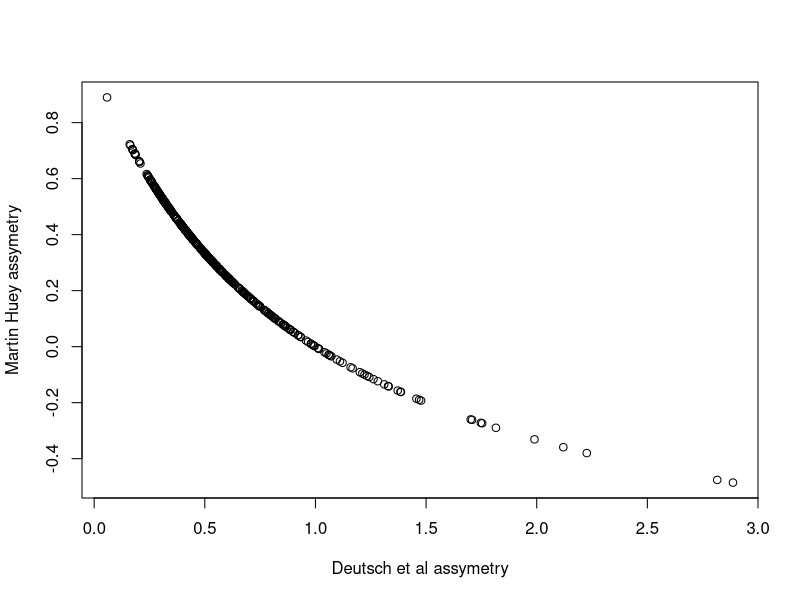
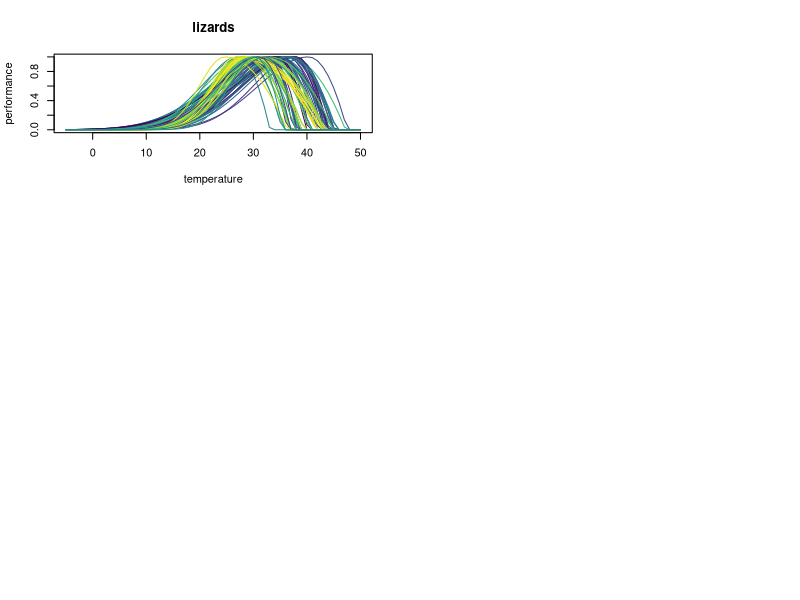

The R source for these figures, in order: (Note: this script raises an error after producing the figures.)
library(ggplot2)

#load data
setwd("/Volumes/GoogleDrive/Shared Drives/TrEnCh/Projects/ThermalStress/data/CTlimits/")
tpc=read.csv("tpcs.csv")
#drop data without all metrics
tpc= subset(tpc, !is.na(tpc$CTmin) & !is.na(tpc$Topt) & !is.na(tpc$CTmax) )

#calculate asymetry
tpc$asym= (tpc$CTmax - tpc$Topt)/(tpc$Topt- tpc$CTmin )
#OR INVERSE: tpc$asym= (tpc$Topt- tpc$CTmin )/(tpc$CTmax - tpc$Topt)
tpc$asym2= (2*tpc$Topt-tpc$CTmax - tpc$CTmin)/(tpc$CTmax-tpc$CTmin )
#check relationship of assymetry metrics
plot(tpc$asym,tpc$asym2, ylab="Martin Huey assymetry", xlab="Deutsch et al assymetry")

#calculate declining breadth
tpc$CTmax.Topt.breadth= tpc$CTmax - tpc$Topt

#Convert to thermodynamic scale
#E=0.757 #eV
#k= 1.38*10^-23 #J K^-1
#k=8.617* 10^-5 #eV K^-1
#function using temp in C
thermo.temp= function(t, E=0.757, k=8.617* 10^-5) exp(-E/(k*(t+273.15))) 

tpc$CTmax.Topt.breadth.thermo= thermo.temp(tpc$CTmax) - thermo.temp(tpc$Topt)
tpc$asym.thermo= (thermo.temp(tpc$CTmax) - thermo.temp(tpc$Topt))/(thermo.temp(tpc$Topt)- thermo.temp(tpc$CTmin) )

#================
#Plots
#PLOT TPCs

#Deutsch et al. TPC
#Performance Curve Function from Deutsch et al. 2008
tpc.plot= function(T,Topt,CTmin, CTmax){
  F=T
  F[]=NA
  sigma= (Topt-CTmin)/4
  F[T<=Topt & !is.na(T)]= exp(-((T[T<=Topt & !is.na(T)]-Topt)/(2*sigma))^2) 
  F[T>Topt & !is.na(T)]= 1- ((T[T>Topt & !is.na(T)]-Topt)/(Topt-CTmax))^2
  #set negetative to zero
  F[F<0]<-0
  
  return(F)
}

library(viridis)
temps=-5:50

par(mfrow=c(3,2))
taxas= c("lizards","lizards_Tp","insects","flies","plankton")
for(taxa in 1:5){
  
tpc.sub= tpc[which(tpc$taxa==taxas[taxa]),]
#add a column of color values based on assymetry values
tpc.sub$col <- viridis(20)[as.numeric(cut(tpc.sub$asym,breaks = quantile(tpc.sub$asym, probs = seq(0, 1, 0.05)) ))]

plot(temps, tpc.plot(temps, Topt=tpc.sub[1,"Topt"] , CTmin=tpc.sub[1,"CTmin"], CTmax=tpc.sub[1,"CTmax"]), type="l", xlab="temperature",ylab="performance", main=taxas[taxa])
for(r in 2:nrow(tpc.sub)) points(temps, tpc.plot(temps, Topt=tpc.sub[r,"Topt"] , CTmin=tpc.sub[r,"CTmin"], CTmax=tpc.sub[r,"CTmax"]), type="l", col=tpc.sub[r,"col"]) 
}

#-----------
#PLOT RELATIONSHIPS
#assymetry vs Topt
ggplot(tpc) + aes(x=Topt, y = asym2, color=habitat)+geom_point()+facet_wrap(~taxa)+ylim(0,1)+ylab("assymetry") #, scales="free"

#TPC vs assymetry
ggplot(tpc) + aes(x=asym2, y = CTmax.Topt.breadth, color=habitat)+geom_point()+facet_wrap(~taxa)+xlim(0,2)
#+geom_smooth(method="lm", se=FALSE)

ggplot(tpc) + aes(x=Topt, y = CTmax.Topt.breadth, color=habitat)+geom_point()+facet_wrap(~taxa)
ggplot(tpc) + aes(x=CTmax, y = CTmax.Topt.breadth, color=habitat)+geom_point()+facet_wrap(~taxa)

#thermodynamic plots
#assymetry vs Topt
ggplot(tpc) + aes(x=thermo.temp(Topt), y = asym.thermo, color=habitat)+geom_point()+facet_wrap(~taxa) #, scales="free"
#TPC vs assymetry
ggplot(tpc) + aes(x=asym.thermo, y = CTmax.Topt.breadth.thermo, color=habitat)+geom_point()+facet_wrap(~taxa)

#plot segments
ggplot(tpc) + aes(x=Topt, y = Topt-CTmin, color=habitat)+geom_point()+facet_grid(taxa~1)
ggplot(tpc) + aes(x=Topt, y = CTmax-Topt, color=habitat)+geom_point()+facet_grid(taxa~1)

#-------
#JK suggestions:
#Null analysis of asymmetry relationship based on TPC constraints


#PCA analysis as in Knies et al. 
par(mfrow=c(5,4))
taxas= c("lizards","lizards_Tp","insects","flies","plankton")


for(taxa in 1:5){

  tpc.sub= tpc[which(tpc$taxa==taxas[taxa]),]
  #add a column of color values based on assymetry values
   
pc=princomp(tpc.sub[,c("CTmin","Topt","CTmax")])
tpc.sub= cbind(tpc.sub, pc$scores)

pc$loadings
#pc1: all parameters increase together, shift in asymmetry
#pc2: as CTmin increases, Topt and CTmax decrease, narrowing
#pc3: gets steeper

#plot along pca axes
p=tpc.sub[,c("CTmin","Topt","CTmax")]
p.mean= colMeans(p)

#pc1
#a_i= mean(a)+score*loading
p.pc1=p
p.pc1[,1]=p.mean[1]+pc$scores[,1]*pc$loadings[1,1]
p.pc1[,2]=p.mean[2]+pc$scores[,1]*pc$loadings[1,2]
p.pc1[,3]=p.mean[3]+pc$scores[,1]*pc$loadings[1,3]

#estimate asmmetry
#p.pc1$asym= (p.pc1[,3] - p.pc1[,2])/(p.pc1[,2]- p.pc1[,1])
p.pc1$asym= (2*p.pc1[,2]-p.pc1[,3] - p.pc1[,1])/(p.pc1[,3]-p.pc1[,1] )
plot(p.pc1[,2], p.pc1$asym, ylim=c(-0.2,1))
#plot(p.pc1$asym, p.pc1[,3] - p.pc1[,2])
#first pc captures asymmetry
#add a column of color values based on assymetry values
p.pc1$col <- viridis(20)[as.numeric(cut(tpc.sub$asym,breaks = quantile(p.pc1$asym, probs = seq(0, 1, 0.05)) ))]

#plot
plot(temps, tpc.plot(temps, Topt=p.pc1[1,2] , CTmin=p.pc1[1,1], CTmax=p.pc1[1,3]), type="l", xlab="temperature",ylab="performance")
for(r in 2:nrow(p.pc1)) points(temps, tpc.plot(temps, Topt=p.pc1[r,2] , CTmin=p.pc1[r,1], CTmax=p.pc1[r,3]), type="l", col=p.pc1[r,"col"]) 

#pc2
p.pc2=p
p.pc2[,1]=p.mean[1]+pc$scores[,2]*pc$loadings[2,1]
p.pc2[,2]=p.mean[2]+pc$scores[,2]*pc$loadings[2,2]
p.pc2[,3]=p.mean[3]+pc$scores[,2]*pc$loadings[2,3]

#plot
plot(temps, tpc.plot(temps, Topt=p.pc2[1,2] , CTmin=p.pc2[1,1], CTmax=p.pc2[1,3]), type="l", xlab="temperature",ylab="performance", main=taxas[taxa])
for(r in 2:nrow(p.pc2)) points(temps, tpc.plot(temps, Topt=p.pc2[r,2] , CTmin=p.pc2[r,1], CTmax=p.pc2[r,3]), type="l") 

#pc3
p.pc3=p
p.pc3[,1]=p.mean[1]+pc$scores[,3]*pc$loadings[3,1]
p.pc3[,2]=p.mean[2]+pc$scores[,3]*pc$loadings[3,2]
p.pc3[,3]=p.mean[3]+pc$scores[,3]*pc$loadings[3,3]

#plot
plot(temps, tpc.plot(temps, Topt=p.pc3[1,2] , CTmin=p.pc3[1,1], CTmax=p.pc3[1,3]), type="l", xlab="temperature",ylab="performance")
for(r in 2:nrow(p.pc3)) points(temps, tpc.plot(temps, Topt=p.pc3[r,2] , CTmin=p.pc3[r,1], CTmax=p.pc3[r,3]), type="l") 

} #end loop taxa

#--------------------
#variances
var(tpc.sub$CTmin)
var(tpc.sub$Topt)
var(tpc.sub$CTmax)

# P matrix
#https://www.biorxiv.org/content/biorxiv/early/2015/09/11/026518.full.pdf
#install.packages("evolqg")
#library(evolqg)

tpc.sub$gen_spec=paste(tpc.sub$genus,tpc.sub$species,sep="_")
tpc.lm= lm(as.matrix(tpc.sub[,c("CTmin","CTmax","Topt")])~tpc.sub[,"gen_spec"])
cov.matrix <- CalculateMatrix(tpc.lm)
#To obtain a correlation matrix, use:
cor.matrix <- cov2cor(cov.matrix)

MeanMatrixStatistics(cov.matrix)

#https://rdrr.io/cran/QGglmm/man/QGvcov.html





